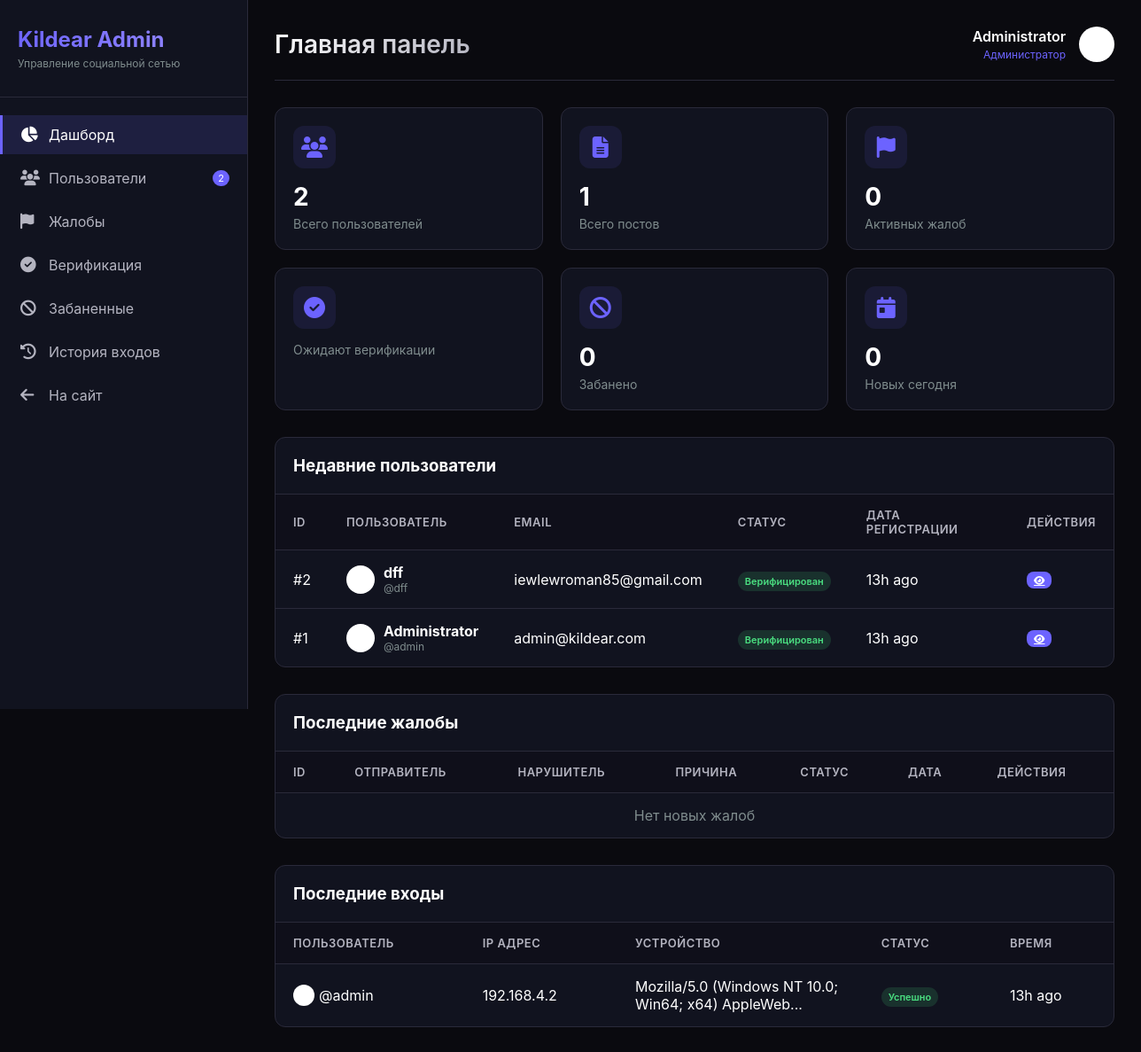
Page /admin (signed in) on the earlier database version.
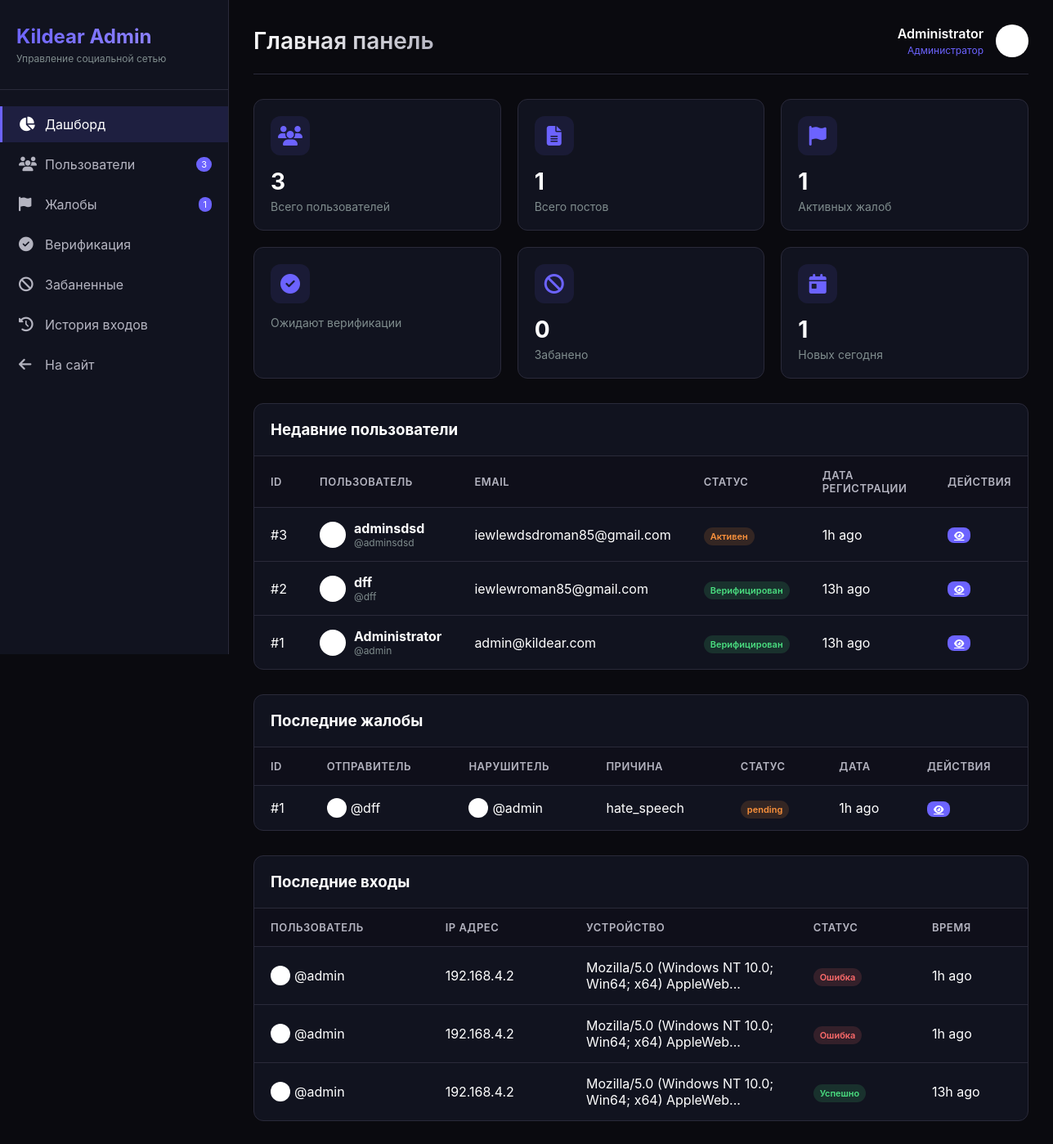
Same page on the later database version.
### app.py (models this page shows, shortened)
class User(UserMixin, db.Model):
    id = db.Column(db.Integer, primary_key=True)
    username = db.Column(db.String(40), unique=True, nullable=False)
    email = db.Column(db.String(120), unique=True, nullable=False)
    password_hash = db.Column(db.String(256), nullable=False)
    display_name = db.Column(db.String(60), default="")
    bio = db.Column(db.String(500), default="")
    preset_avatar = db.Column(db.Integer, default=1)
    preset_cover = db.Column(db.Integer, nullable=True)
    website = db.Column(db.String(200), default="")
    location = db.Column(db.String(100), default="")
    accent_color = db.Column(db.String(7), default="#6c63ff")
    is_private = db.Column(db.Boolean, default=False)
    is_verified = db.Column(db.Boolean, default=False)
    is_banned = db.Column(db.Boolean, default=False)
    is_admin = db.Column(db.Boolean, default=False)
    is_online = db.Column(db.Boolean, default=False)
    last_seen = db.Column(db.DateTime, default=datetime.utcnow)
    created_at = db.Column(db.DateTime, default=datetime.utcnow)
    two_factor_enabled = db.Column(db.Boolean, default=False)
    two_factor_secret = db.Column(db.String(32), nullable=True)
    following = db.relationship(
        "User", secondary=follows,
        primaryjoin=follows.c.follower_id == id,
        secondaryjoin=follows.c.followed_id == id,
        backref=db.backref("followers", lazy="dynamic"),
        lazy="dynamic"
    )
    blocked_users = db.relationship(
        "User", secondary=blocks,
        primaryjoin=blocks.c.blocker_id == id,
        secondaryjoin=blocks.c.blocked_id == id,
        backref=db.backref("blocked_by", lazy="dynamic"),
        lazy="dynamic"
    )
    posts = db.relationship("Post", backref="author", lazy="dynamic", foreign_keys="Post.user_id")
    sent_msgs = db.relationship("Message", backref="sender", lazy="dynamic", foreign_keys="Message.sender_id")
    recv_msgs = db.relationship("Message", backref="receiver", lazy="dynamic", foreign_keys="Message.receiver_id")
    notifications = db.relationship("Notification", backref="recipient", lazy="dynamic",
                                    foreign_keys="Notification.user_id")
    comments = db.relationship("Comment", backref="author", lazy="dynamic")
    owned_groups = db.relationship("Group", backref="owner", lazy="dynamic")
    owned_channels = db.relationship("Channel", backref="owner", lazy="dynamic")
    login_history = db.relationship("LoginHistory", backref="user", lazy="dynamic")

class LoginHistory(db.Model):
    id = db.Column(db.Integer, primary_key=True)
    user_id = db.Column(db.Integer, db.ForeignKey("user.id"), nullable=True)
    ip_address = db.Column(db.String(45), nullable=False)
    user_agent = db.Column(db.String(200))
    location = db.Column(db.String(100))
    success = db.Column(db.Boolean, default=True)
    created_at = db.Column(db.DateTime, default=datetime.utcnow)

class Report(db.Model):
    id = db.Column(db.Integer, primary_key=True)
    reporter_id = db.Column(db.Integer, db.ForeignKey("user.id"), nullable=False)
    reported_user_id = db.Column(db.Integer, db.ForeignKey("user.id"), nullable=True)
    post_id = db.Column(db.Integer, db.ForeignKey("post.id"), nullable=True)
    comment_id = db.Column(db.Integer, db.ForeignKey("comment.id"), nullable=True)
    reason = db.Column(db.String(200), nullable=False)
    description = db.Column(db.Text)
    status = db.Column(db.String(20), default='pending')
    created_at = db.Column(db.DateTime, default=datetime.utcnow)
    reviewed_at = db.Column(db.DateTime, nullable=True)
    reviewed_by = db.Column(db.Integer, db.ForeignKey("user.id"), nullable=True)
    reporter = db.relationship("User", foreign_keys=[reporter_id])
    reported_user = db.relationship("User", foreign_keys=[reported_user_id])
    reviewer = db.relationship("User", foreign_keys=[reviewed_by])

### app.py (the view)
@app.route("/admin")
@login_required
@admin_required
def admin_dashboard():
    stats = {
        "total_users": User.query.count(),
        "total_posts": Post.query.count(),
        "total_comments": Comment.query.count(),
        "total_reports": Report.query.filter_by(status='pending').count(),
        "new_users_today": User.query.filter(
            User.created_at >= datetime.utcnow().date()
        ).count(),
        "banned_users": User.query.filter_by(is_banned=True).count(),
    }
    recent_users = User.query.order_by(User.created_at.desc()).limit(10).all()
    pending_reports = Report.query.filter_by(status='pending').order_by(
        Report.created_at.desc()
    ).limit(20).all()
    recent_logins = LoginHistory.query.order_by(
        LoginHistory.created_at.desc()
    ).limit(20).all()
    return render_template(
        "admin/dashboard.html",
        stats=stats,
        recent_users=recent_users,
        pending_reports=pending_reports,
        recent_logins=recent_logins
    )

### app.py (called while the page is built)
@app.template_filter('timeago')
def timeago_filter(date):
    if not date:
        return 'recently'
    now = datetime.utcnow()
    diff = now - date
    if diff.days > 365:
        return f"{diff.days // 365}y ago"
    elif diff.days > 30:
        return f"{diff.days // 30}mo ago"
    elif diff.days > 0:
        return f"{diff.days}d ago"
    elif diff.seconds > 3600:
        return f"{diff.seconds // 3600}h ago"
    elif diff.seconds > 60:
        return f"{diff.seconds // 60}m ago"
    else:
        return "just now"

def admin_required(f):
    @wraps(f)
    def decorated_function(*args, **kwargs):
        if not current_user.is_authenticated or not current_user.is_admin:
            abort(403)
        return f(*args, **kwargs)
    return decorated_function

def get_client_ip():
    if request.headers.get('X-Forwarded-For'):
        return request.headers.get('X-Forwarded-For').split(',')[0].strip()
    return request.remote_addr or '0.0.0.0'

@login_mgr.user_loader
def load_user(user_id):
    return db.session.get(User, int(user_id))

### templates/admin/dashboard.html (shortened to what the changed rows need)
{% extends "admin/base_admin.html" %}
{% block header %}Главная панель{% endblock %}
{% block content %}
<div class="stats-grid">
    <div class="stat-card">
        <div class="stat-icon">
            <i class="fa-solid fa-users"></i>
        </div>
        <div class="stat-value">{{ stats.total_users }}</div>
        <div class="stat-label">Всего пользователей</div>
    </div>
    <div class="stat-card">
        <div class="stat-icon">
            <i class="fa-solid fa-flag"></i>
        </div>
        <div class="stat-value">{{ stats.total_reports }}</div>
        <div class="stat-label">Активных жалоб</div>
    </div>
    <div class="stat-card">
        <div class="stat-icon">
            <i class="fa-solid fa-calendar-day"></i>
        </div>
        <div class="stat-value">{{ stats.new_users_today }}</div>
        <div class="stat-label">Новых сегодня</div>
    </div>
</div>
<div class="admin-table-container">
    <table class="admin-table">
        <thead>
            <tr>
                <th>ID</th>
                <th>Пользователь</th>
                <th>Email</th>
                <th>Статус</th>
                <th>Дата регистрации</th>
                <th>Действия</th>
            </tr>
        </thead>
        <tbody>
            {% for user in recent_users %}
            <tr>
                <td>#{{ user.id }}</td>
                <td>
                    <div style="display: flex; align-items: center; gap: 10px;">
                        <img src="{{ user.avatar or '/static/default_avatar.png' }}" style="width: 32px; height: 32px; border-radius: 50%; object-fit: cover;">
                        <div>
                            <strong>{{ user.display_name or user.username }}</strong>
                            <div style="font-size: 12px; color: #7f8c8d;">@{{ user.username }}</div>
                        </div>
                    </div>
                </td>
                <td>{{ user.email }}</td>
                <td>
                    {% if user.is_banned %}
                    <span class="badge badge-danger">Забанен</span>
                    {% elif user.is_verified %}
                    <span class="badge badge-success">Верифицирован</span>
                    {% elif user.is_admin %}
                    <span class="badge badge-info">Админ</span>
                    {% else %}
                    <span class="badge badge-warning">Активен</span>
                    {% endif %}
                </td>
                <td>{{ user.created_at|timeago }}</td>
                <td>
                    <a href="{{ url_for('admin_users') }}?search={{ user.username }}" class="admin-btn admin-btn-primary" style="padding: 4px 8px; font-size: 11px;">
                        <i class="fa-solid fa-eye"></i>
                    </a>
                </td>
            </tr>
            {% endfor %}
        </tbody>
    </table>
</div>
<div class="admin-table-container">
    <table class="admin-table">
        <thead>
            <tr>
                <th>ID</th>
                <th>Отправитель</th>
                <th>Нарушитель</th>
                <th>Причина</th>
                <th>Статус</th>
                <th>Дата</th>
                <th>Действия</th>
            </tr>
        </thead>
        <tbody>
            {% for report in pending_reports %}
            <tr>
                <td>#{{ report.id }}</td>
                <td>
                    <div style="display: flex; align-items: center; gap: 5px;">
                        <img src="{{ report.reporter.avatar or '/static/default_avatar.png' }}" style="width: 24px; height: 24px; border-radius: 50%;">
                        <span>@{{ report.reporter.username }}</span>
                    </div>
                </td>
                <td>
                    {% if report.reported_user %}
                    <div style="display: flex; align-items: center; gap: 5px;">
                        <img src="{{ report.reported_user.avatar or '/static/default_avatar.png' }}" style="width: 24px; height: 24px; border-radius: 50%;">
                        <span>@{{ report.reported_user.username }}</span>
                    </div>
                    {% else %}
                    <span class="badge badge-warning">Удален</span>
                    {% endif %}
                </td>
                <td>{{ report.reason }}</td>
                <td>
                    <span class="badge badge-warning">{{ report.status }}</span>
                </td>
                <td>{{ report.created_at|timeago }}</td>
                <td>
                    <a href="{{ url_for('admin_reports') }}?report_id={{ report.id }}" class="admin-btn admin-btn-primary" style="padding: 4px 8px; font-size: 11px;">
                        <i class="fa-solid fa-eye"></i>
                    </a>
                </td>
            </tr>
            {% else %}
            <tr>
                <td colspan="7" style="text-align: center; color: #7f8c8d;">Нет новых жалоб</td>
            </tr>
            {% endfor %}
        </tbody>
    </table>
</div>
<div class="admin-table-container">
    <table class="admin-table">
        <thead>
            <tr>
                <th>Пользователь</th>
                <th>IP адрес</th>
                <th>Устройство</th>
                <th>Статус</th>
                <th>Время</th>
            </tr>
        </thead>
        <tbody>
            {% for login in recent_logins %}
            <tr>
                <td>
                    {% if login.user %}
                    <div style="display: flex; align-items: center; gap: 5px;">
                        <img src="{{ login.user.avatar or '/static/default_avatar.png' }}" style="width: 24px; height: 24px; border-radius: 50%;">
                        <span>@{{ login.user.username }}</span>
                    </div>
                    {% else %}
                    <span class="badge badge-danger">Неизвестный</span>
                    {% endif %}
                </td>
                <td>{{ login.ip_address }}</td>
                <td style="max-width: 200px; overflow: hidden; text-overflow: ellipsis;">{{ login.user_agent[:50] }}...</td>
                <td>
                    {% if login.success %}
                    <span class="badge badge-success">Успешно</span>
                    {% else %}
                    <span class="badge badge-danger">Ошибка</span>
                    {% endif %}
                </td>
                <td>{{ login.created_at|timeago }}</td>
            </tr>
            {% endfor %}
        </tbody>
    </table>
</div>
{% endblock %}

### templates/admin/base_admin.html (shortened to what this page needs)
<!DOCTYPE html>
<html lang="ru">
<head>
    <link rel="stylesheet" href="https://cdnjs.cloudflare.com/ajax/libs/font-awesome/6.4.0/css/all.min.css">
</head>
<body>
    <div class="admin-layout">
        <div class="admin-sidebar">
            <div class="admin-logo">
                <h2>Kildear Admin</h2>
                <p>Управление социальной сетью</p>
            </div>
            <ul class="admin-nav">
                <li class="admin-nav-item">
                    <a href="{{ url_for('admin_dashboard') }}" class="admin-nav-link {% if request.endpoint == 'admin_dashboard' %}active{% endif %}">
                        <i class="fa-solid fa-chart-pie"></i>
                        <span>Дашборд</span>
                    </a>
                </li>
                <li class="admin-nav-item">
                    <a href="{{ url_for('admin_users') }}" class="admin-nav-link {% if request.endpoint == 'admin_users' %}active{% endif %}">
                        <i class="fa-solid fa-users"></i>
                        <span>Пользователи</span>
                        <span class="admin-badge">{{ stats.total_users if stats else 0 }}</span>
                    </a>
                </li>
                <li class="admin-nav-item">
                    <a href="{{ url_for('admin_reports') }}" class="admin-nav-link {% if request.endpoint == 'admin_reports' %}active{% endif %}">
                        <i class="fa-solid fa-flag"></i>
                        <span>Жалобы</span>
                        {% if stats and stats.total_reports %}
                        <span class="admin-badge">{{ stats.total_reports }}</span>
                        {% endif %}
                    </a>
                </li>
                <li class="admin-nav-item">
                    <a href="{{ url_for('admin_verification') }}" class="admin-nav-link {% if request.endpoint == 'admin_verification' %}active{% endif %}">
                        <i class="fa-solid fa-check-circle"></i>
                        <span>Верификация</span>
                    </a>
                </li>
                <li class="admin-nav-item">
                    <a href="{{ url_for('admin_banned') }}" class="admin-nav-link {% if request.endpoint == 'admin_banned' %}active{% endif %}">
                        <i class="fa-solid fa-ban"></i>
                        <span>Забаненные</span>
                    </a>
                </li>
                <li class="admin-nav-item">
                    <a href="{{ url_for('admin_logs') }}" class="admin-nav-link {% if request.endpoint == 'admin_logs' %}active{% endif %}">
                        <i class="fa-solid fa-history"></i>
                        <span>История входов</span>
                    </a>
                </li>
                <li class="admin-nav-item">
                    <a href="{{ url_for('index') }}" class="admin-nav-link">
                        <i class="fa-solid fa-arrow-left"></i>
                        <span>На сайт</span>
                    </a>
                </li>
            </ul>
        </div>
        <div class="admin-main">
            <div class="admin-header">
                <h1>{% block header %}Панель управления{% endblock %}</h1>
                <div class="admin-user">
                    <div class="admin-user-info">
                        <div class="admin-user-name">{{ current_user.display_name or current_user.username }}</div>
                        <div class="admin-user-role">Администратор</div>
                    </div>
                    <img src="{{ current_user.avatar or '/static/default_avatar.png' }}" alt="Admin">
                </div>
            </div>
            {% block content %}{% endblock %}
        </div>
    </div>
</body>
</html>

Differences in the rows shown:
added User: id "3", display_name "adminsdsd", username "adminsdsd", email "iewlewdsdroman85@gmail.com", is_banned "Активен", created_at "1h ago"
added Report: id "1", reporter.username "dff", reported_user.username "admin", reason "hate_speech", status "pending", created_at "1h ago"
added LoginHistory: user.username "admin", ip_address "192.168.4.2", user_agent "Mozilla/5.0 (Windows NT 10.0; Win64; x64) AppleWeb", success "Ошибка", created_at "1h ago"
added LoginHistory: user.username "admin", ip_address "192.168.4.2", user_agent "Mozilla/5.0 (Windows NT 10.0; Win64; x64) AppleWeb", success "Ошибка", created_at "1h ago"
Other differences:
{{ stats.total_users if stats else 0 }}: "2" → "3"
{{ stats.total_reports }}: (not shown) → "1"
{{ stats.total_users }}: "2" → "3"
{{ stats.total_reports }}: "0" → "1"
{{ stats.new_users_today }}: "0" → "1"
text no longer shown: "Нет новых жалоб"
